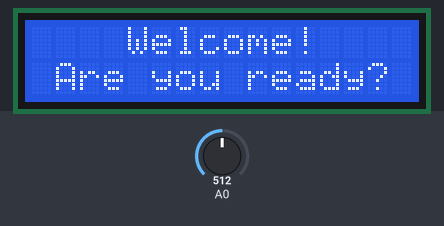
Simulated run of this sketch. Board: Arduino Uno, built with avr-gcc and run on an emulated ATmega328P. On the bench: 16×2 character LCD. The inputs (shaded band) are chosen by the test bench; at power-on: A0 = 512. Random numbers use the default seed unless the sketch sets one.

Above: at 1.2 s.
At 4.3 s:
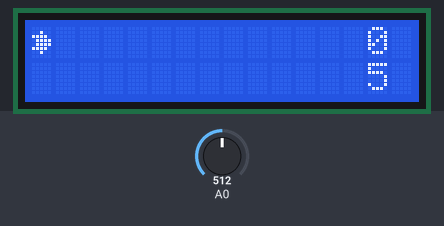
4.4 s: A0 set to 54
At 4.46 s:
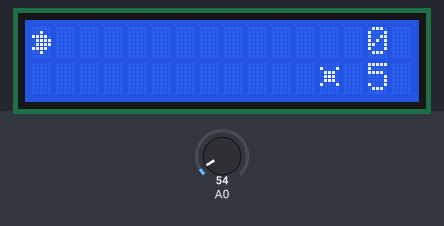
7.3 s: A0 set to 44
At 10.9 s:
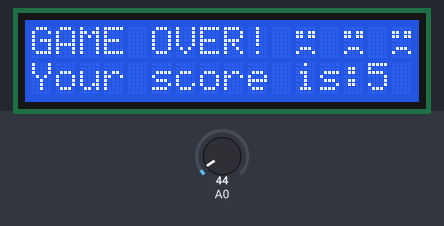
Timing chart, 0 to 12.4 s (numbered marks = the images above; inputs shaded):
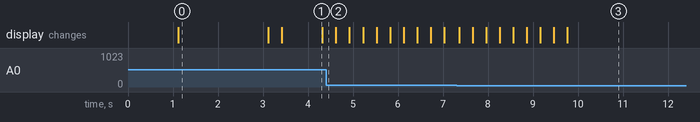

The sketch:

SpaceshipGame.ino
```cpp
#include <LiquidCrystal.h>

LiquidCrystal lcd(8, 9, 4, 5, 6, 7);

////////////////////////////////////////////////////////////////////////

#define  KEY_UP     1
#define  KEY_DOWN   2
#define  KEY_RIGHT  0
#define  KEY_LEFT   3
#define  KEY_SELECT 4

int adc_key_val[5] = { 50, 150, 300, 450, 700 };
int adc_key_in;
int NUM_KEYS = 5;
int key = -1;
int oldkey = -1;

int read_LCD_buttons(unsigned int input)
{
  int value;
  for (value = 0; value < NUM_KEYS; value++)
  {
    if (input < adc_key_val[value])
    {
      return value;
    }
  }
  if (value >= NUM_KEYS)
  {
    value = -1;
  }
  return value;
}

////////////////////////////////////////////////////////////////////////

byte spaceship[8] = { B00000,
                      B00100,
                      B11110,
                      B01111,
                      B01111,
                      B11110,
                      B00100,
                      B00000,
                    };

byte bullet[8] = { B00000,
                   B00000,
                   B00010,
                   B11111,
                   B00010,
                   B00000,
                   B00000,
                 };

byte block[8] = { B00000,
                  B10001,
                  B01110,
                  B01110,
                  B01110,
                  B10001,
                  B00000,
                };

byte sad[8] = { B00000,
                B11011,
                B11011,
                B00000,
                B00000,
                B01110,
                B10001,
              };

byte ammo[8] = { B00000,
                 B00100,
                 B00100,
                 B11111,
                 B00100,
                 B00100,
                 B00000,
               };

////////////////////////////////////////////////////////////////////////

#define  STATE_GAME       1
#define  STATE_GAME_LOST  2
#define  STATE_MENU       0

int state = STATE_MENU;
int lcd_width = 12;

int interval = 300;
long previousMillis = 0;

int spacePosition_x = 0;
int spacePosition_y = 0;

int enemies_x[100];
int enemies_y[100];

int munition_x[100];
int munition_y[100];

int number_of_enemies = 100;

unsigned int score = 0;
int munition = 5;
boolean fire = false;
int negate = 0;

////////////////////////////////////////////////////////////////////////

void setup()
{
  Serial.begin(9600);

  lcd.begin(16, 2);

  lcd.createChar(0, spaceship);
  lcd.createChar(1, bullet);
  lcd.createChar(2, block);
  lcd.createChar(3, sad);
  lcd.createChar(4, ammo);

  lcd.clear();
  lcd.setCursor(4, 0);
  lcd.print("Welcome!");
  delay(1000);
  lcd.setCursor(1, 1);
  lcd.print("Are you ready?");

  randomSeed(analogRead(1));

  int accumulation = lcd_width;

  for (int i = 0; i < number_of_enemies; i++)
  {
    accumulation += random(2, 8);
    enemies_x[i] = accumulation;
    enemies_y[i] = random(0, 2);
  }

  accumulation = lcd_width;

  for (int i = 0; i < number_of_enemies; i++)
  {
    accumulation += random(4, 50);
    munition_x[i] = accumulation;
    munition_y[i] = random(0, 2);
  }

  delay(2000);
}

void loop()
{
  unsigned long currentMillis = millis();

  if (currentMillis - previousMillis > interval)
  {
    previousMillis = currentMillis;

    if (state == STATE_MENU)
    {
      lcd.clear();
      lcd.setCursor(2, 0);
      lcd.print("Press select");
      lcd.setCursor(4, 1);
      lcd.print("to start");
    }
    else if (state == STATE_GAME)
    {
      lcd.clear();
      lcd.setCursor(spacePosition_x, spacePosition_y);
      lcd.write(byte(0));
      lcd.setCursor(14, 0);
      lcd.print(score);
      lcd.setCursor(14, 1);
      lcd.print(munition);
      for (int i = 0; i < number_of_enemies; i++)
      {
        enemies_x[i] = enemies_x[i] - 1;
        munition_x[i] = munition_x[i] - 1;

        if (enemies_x[i] >= 0 && enemies_x[i] <= lcd_width)
        {
          lcd.setCursor(spacePosition_x, spacePosition_y);
          lcd.write(byte(0));
          lcd.setCursor(enemies_x[i], enemies_y[i]);
          lcd.write(2);

          if (fire == true && spacePosition_y == enemies_y[i])
          {
            negate = enemies_x[i];
            for (int i = 1; i <= negate; i++)
            {
              lcd.setCursor(i, spacePosition_y);
              lcd.write(1);
            }

            enemies_x[i] = 0;
            score += 3;

            fire = false;

            if (munition > 0)
            {
              munition--;
            }
          }
        }

        if (munition_x[i] >= 0 && munition_x[i] <= lcd_width)
        {
          lcd.setCursor(munition_x[i], munition_y[i]);
          lcd.write(4);
        }

        if ((spacePosition_y == 0 && enemies_y[i] == 0 && enemies_x[i] == 1) || (spacePosition_y == 1 && enemies_y[i] == 1 && enemies_x[i] == 1))
        {
          state = STATE_GAME_LOST;
        }

        if ((enemies_y[i] == 0 || enemies_y[i] == 1) && enemies_x[i] == 1)
        {
          score++;
        }

        if (munition_y[i] == spacePosition_y && munition_x[i] == 0)
        {
          munition++;
          lcd.setCursor(spacePosition_x, spacePosition_y);
          lcd.blink();
          delay(100);
          lcd.noBlink();
          lcd.write(byte(0));

        }


      }
    }
    else if (state == STATE_GAME_LOST)
    {
      lcd.clear();
      lcd.setCursor(0, 0);
      lcd.print("GAME OVER!");
      lcd.setCursor(11, 0);
      lcd.write(3);
      lcd.setCursor(13, 0);
      lcd.write(3);
      lcd.setCursor(15, 0);
      lcd.write(3);
      lcd.setCursor(0, 1);
      lcd.print("Your score is:");
      lcd.print(score);
    }
  }

  adc_key_in = analogRead(0);
  key = read_LCD_buttons(adc_key_in);

  if (key != oldkey)
  {
    delay(50);
    adc_key_in = analogRead(0);
    key = read_LCD_buttons(adc_key_in);

    if (key != oldkey)
    {
      oldkey = key;
      if (key >= 0)
      {
        if (key == KEY_DOWN)
        {
          if (state == STATE_GAME)
          {
            spacePosition_y = 1;
          }
        }
        else if (key == KEY_UP)
        {
          if (state == STATE_GAME)
          {
            spacePosition_y = 0;
          }
        }
        else if (key == KEY_SELECT && state != STATE_GAME_LOST)
        {
          state = STATE_GAME;
        }
        else if (key == KEY_RIGHT && munition > 0)
        {
          fire = true;
        }
      }
    }
  }
}
```

Measured:
- the behaviour switches between 50 and 49 on A0 (found by bisection; images 2 and 3)
- what the display in image 0 shows lasts 2.0 s, from 1.1 s to 3.1 s
- what the display in image 1 shows lasts 0.9 s, from 3.4 s to 4.3 s
